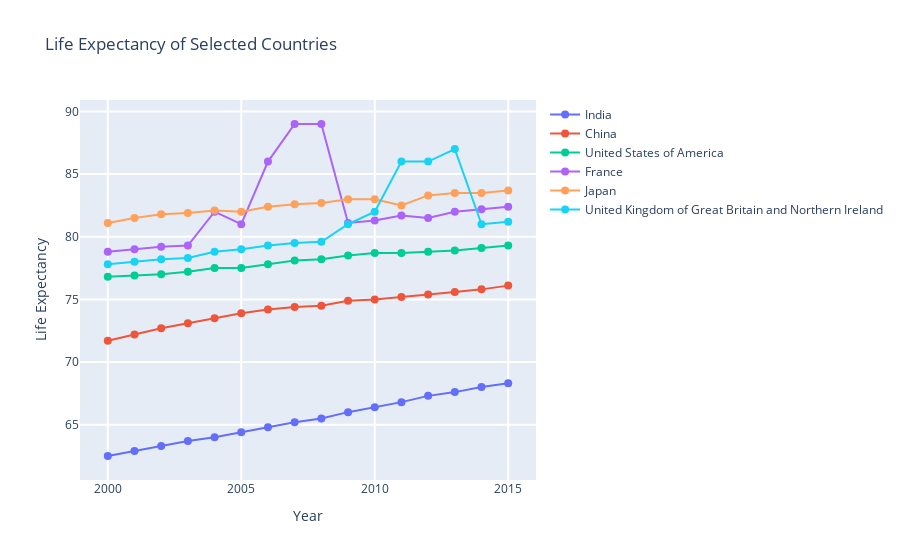

Notebook code for this chart:
### Code cell
import plotly.graph_objs as go

countries = ['India', 'China', 'United States of America', 'France', 'Japan', 'United Kingdom of Great Britain and Northern Ireland']

traces = []

for country in countries:
    df_country = df[df['Country'] == country]
    trace = go.Scatter(x=df_country['Year'], y=df_country['Life expectancy '], name=country, marker=dict(size=8))
    traces.append(trace)

layout = go.Layout(
    title='Life Expectancy of Selected Countries',
    xaxis=dict(
        title='Year',
        ticklen=5,
        zeroline=False,
        gridwidth=2,
    ),
    yaxis=dict(
        title='Life Expectancy',
        ticklen=5,
        gridwidth=2,
    ),
    showlegend=True,
    hovermode='closest',
)

fig = go.Figure(data=traces, layout=layout)
fig.show()

### Figure 1 — Plotly figure (JSON) as saved in the notebook; plotly's stock layout.template omitted (floating-point values rounded to 4 significant figures)
{"data": [{"marker": {"size": 8}, "name": "India", "type": "scatter", "x": [2015, 2014, 2013, 2012, 2011, 2010, 2009, 2008, 2007, 2006, 2005, 2004, 2003, 2002, 2001, 2000], "y": [68.3, 68, 67.6, 67.3, 66.8, 66.4, 66, 65.5, 65.2, 64.8, 64.4, 64, 63.7, 63.3, 62.9, 62.5]}, {"marker": {"size": 8}, "name": "China", "type": "scatter", "x": [2015, 2014, 2013, 2012, 2011, 2010, 2009, 2008, 2007, 2006, 2005, 2004, 2003, 2002, 2001, 2000], "y": [76.1, 75.8, 75.6, 75.4, 75.2, 75, 74.9, 74.5, 74.4, 74.2, 73.9, 73.5, 73.1, 72.7, 72.2, 71.7]}, {"marker": {"size": 8}, "name": "United States of America", "type": "scatter", "x": [2015, 2014, 2013, 2012, 2011, 2010, 2009, 2008, 2007, 2006, 2005, 2004, 2003, 2002, 2001, 2000], "y": [79.3, 79.1, 78.9, 78.8, 78.7, 78.7, 78.5, 78.2, 78.1, 77.8, 77.5, 77.5, 77.2, 77, 76.9, 76.8]}, {"marker": {"size": 8}, "name": "France", "type": "scatter", "x": [2015, 2014, 2013, 2012, 2011, 2010, 2009, 2008, 2007, 2006, 2005, 2004, 2003, 2002, 2001, 2000], "y": [82.4, 82.2, 82, 81.5, 81.7, 81.3, 81.1, 89, 89, 86, 81, 82, 79.3, 79.2, 79, 78.8]}, {"marker": {"size": 8}, "name": "Japan", "type": "scatter", "x": [2015, 2014, 2013, 2012, 2011, 2010, 2009, 2008, 2007, 2006, 2005, 2004, 2003, 2002, 2001, 2000], "y": [83.7, 83.5, 83.5, 83.3, 82.5, 83, 83, 82.7, 82.6, 82.4, 82, 82.1, 81.9, 81.8, 81.5, 81.1]}, {"marker": {"size": 8}, "name": "United Kingdom of Great Britain and Northern Ireland", "type": "scatter", "x": [2015, 2014, 2013, 2012, 2011, 2010, 2009, 2008, 2007, 2006, 2005, 2004, 2003, 2002, 2001, 2000], "y": [81.2, 81, 87, 86, 86, 82, 81, 79.6, 79.5, 79.3, 79, 78.8, 78.3, 78.2, 78, 77.8]}], "layout": {"hovermode": "closest", "showlegend": true, "title": {"text": "Life Expectancy of Selected Countries"}, "xaxis": {"gridwidth": 2, "ticklen": 5, "title": {"text": "Year"}, "zeroline": false}, "yaxis": {"gridwidth": 2, "ticklen": 5, "title": {"text": "Life Expectancy"}}}}
